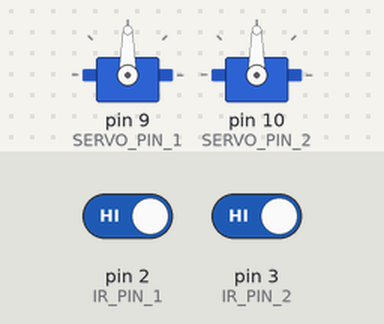
Bench run of a sketch on a simulated Arduino Uno, built with avr-gcc and run on an emulated ATmega328P. Parts: 2 × servo. Inputs (shaded band) come from the test bench; at power-on: pin 2 (IR_PIN_1) HIGH, pin 3 (IR_PIN_2) HIGH.

Above: at 1.2 s.
1.3 s: pin 2 (IR_PIN_1) driven LOW
At 2.6 s:
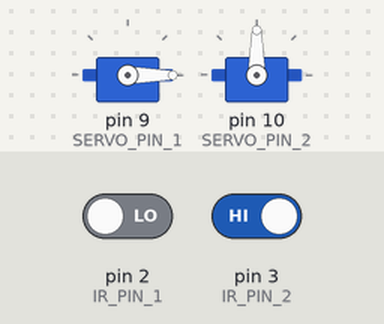
4.3 s: pin 2 (IR_PIN_1) driven HIGH
At 5.3 s:
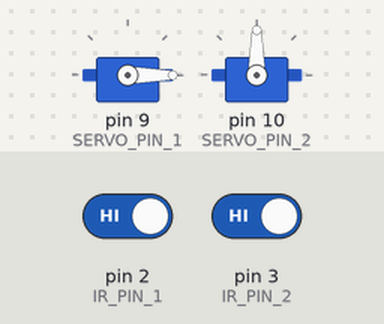
5.8 s: pin 3 (IR_PIN_2) driven LOW
At 7.2 s:
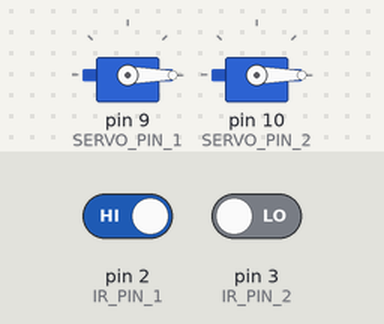
8.8 s: pin 2 (IR_PIN_1) driven LOW
At 10.6 s:
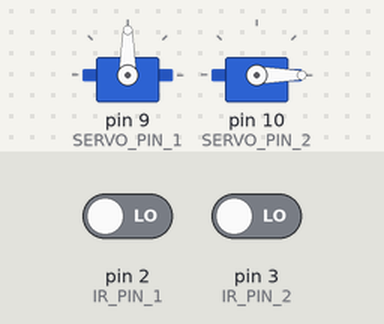
Timing chart, 0 to 12.8 s (numbered marks = the images above; inputs shaded):
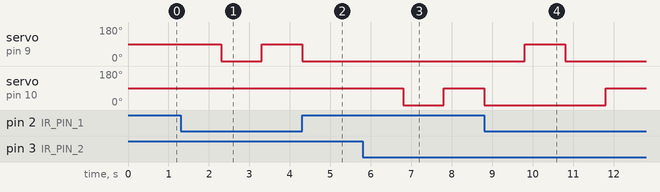

Measured:
- after the input at 1.3 s, servo on pin 9 (SERVO_PIN_1): 90° → 0° after 1.0 s, → 90° 1.0 s later
- after the input at 4.3 s, servo on pin 9 (SERVO_PIN_1): goes on until 4.3 s, then stays 0°
- after the input at 5.8 s, servo on pin 10 (SERVO_PIN_2): 90° → 0° after 1.0 s, → 90° 1.0 s later
- after the input at 8.8 s, servo on pin 9 (SERVO_PIN_1): 0° → 90° after 1.0 s, → 0° 1.0 s later

The sketch:

servo.ino
```cpp
#include <Servo.h>

#define IR_PIN_1 2 // Entrance IR sensor pin
#define IR_PIN_2 3 // Exit IR sensor pin

#define SERVO_PIN_1 9 // Entrance gate servo pin
#define SERVO_PIN_2 10 // Exit gate servo pin

int entranceIRState = 0;
int exitIRState = 0;

Servo entranceServo;
Servo exitServo;

void setup() {
  pinMode(IR_PIN_1, INPUT);
  pinMode(IR_PIN_2, INPUT);

  entranceServo.attach(SERVO_PIN_1);
  exitServo.attach(SERVO_PIN_2);
}

void loop() {
  entranceIRState = digitalRead(IR_PIN_1);
  exitIRState = digitalRead(IR_PIN_2);

  if (entranceIRState == LOW) {
    // Object detected at entrance, open entrance gate
    entranceServo.write(90); // Move to 90 degrees
    delay(1000); // Wait for 2 seconds
    entranceServo.write(0); // Close gate
    delay(1000); // Wait for 2 seconds
  }

  if (exitIRState == LOW) {
    // Object detected at exit, open exit gate
    exitServo.write(90); // Move to 90 degrees
    delay(1000); // Wait for 2 seconds
    exitServo.write(0); // Close gate
    delay(1000); // Wait for 2 seconds
  }
}
```
